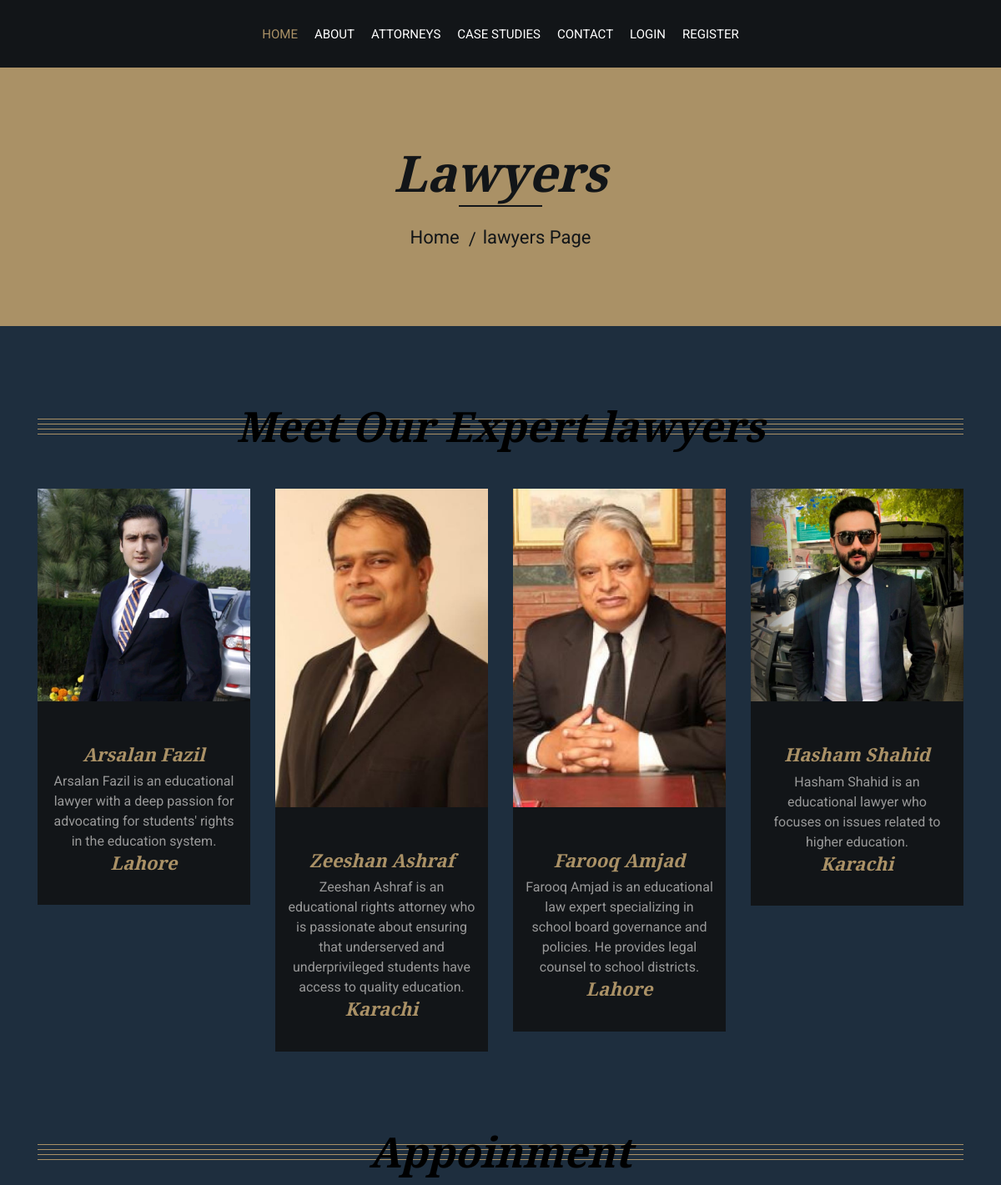
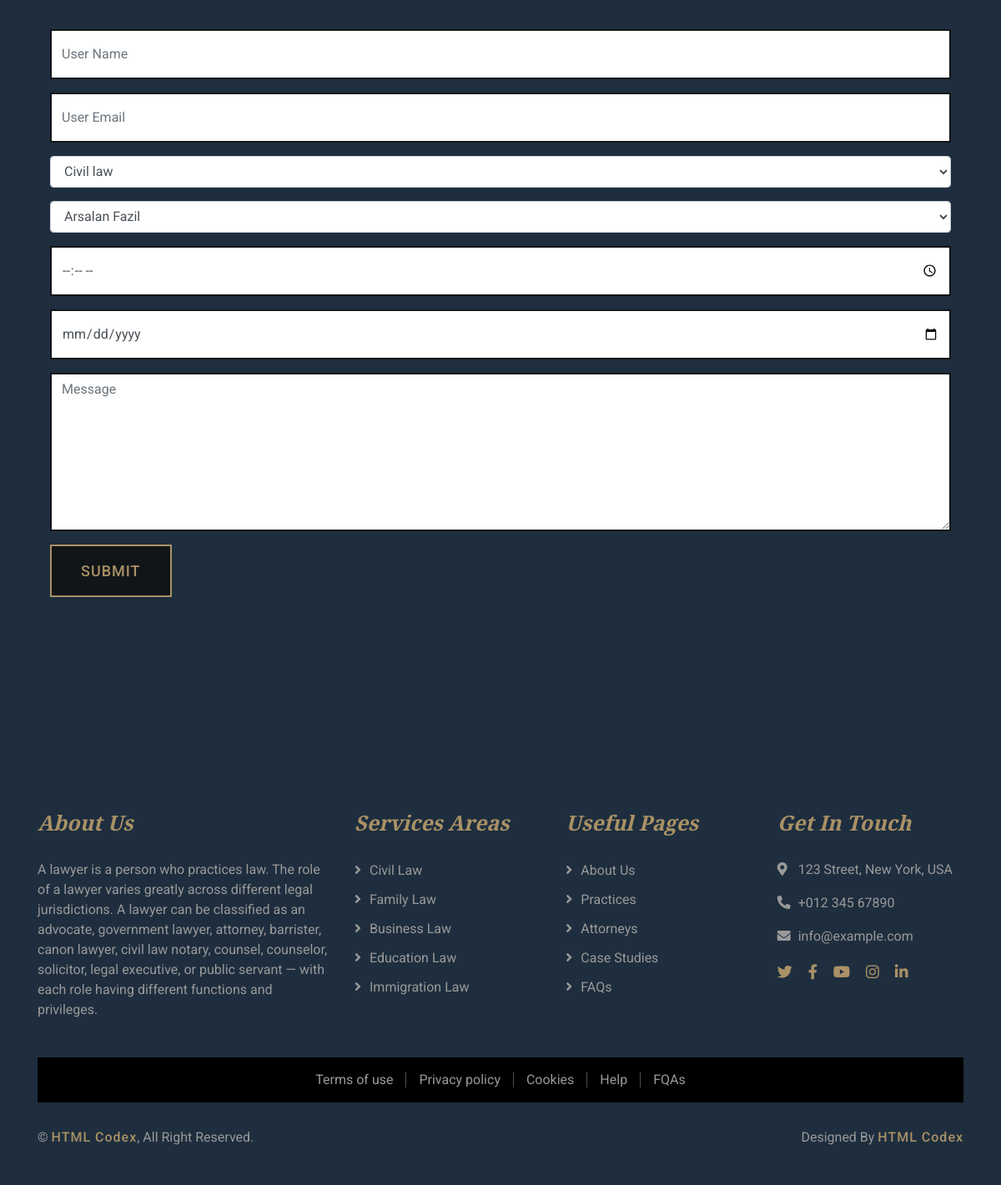
/single.php?type=education law, run on the app's committed database (2 pictures, top to bottom).
### tables this page shows
CREATE TABLE `lawyers` (
  `id` int(11) NOT NULL,
  `name` varchar(200) NOT NULL,
  `description` varchar(200) NOT NULL,
  `location` varchar(200) NOT NULL,
  `image` varchar(200) NOT NULL,
  `type` varchar(200) NOT NULL
);

### single.php (the view, shortened to what this page needs)
<?php require "hader/navbar.php" ?>
<?php require "connection/connection.php" ?>
<?php
$type =  $_GET['type'];
$relatedlawyer = "SELECT * FROM `lawyers` where type = :type";
$relatedprepare = $connection->prepare($relatedlawyer);
$relatedprepare->bindParam(':type',$type);
$relatedprepare->execute();
$fetchrelated = $relatedprepare->fetchAll(PDO::FETCH_ASSOC);
$relatedlawyer = "SELECT * FROM `law` ";
$relatedprepare = $connection->prepare($relatedlawyer);
$relatedprepare->execute();
$fetchlaw = $relatedprepare->fetchAll(PDO::FETCH_ASSOC);
?>
            <div class="page-header">
                <div class="container">
                    <div class="row">
                        <div class="col-12">
                            <h2>Lawyers</h2>
                        </div>
                        <div class="col-12">
                            <a href="index.php">Home</a>
                            <a href="">lawyers Page</a>
                        </div>
                    </div>
                </div>
            </div>
            <div class="team">
                <div class="container">
                    <div class="section-header">
                        <h2>Meet Our Expert lawyers</h2>
                    </div>
                    <div class="row">
    <?php foreach ($fetchrelated as $data) { ?>
        <div class="col-lg-3 col-md-6">
            <div class="team-item">
                <div class="team-img">
                    <img src="img/<?php echo $data['image']; ?>" alt="Team Image">
                </div>
                <div class="team-text">
                    <h2><?php echo $data['name']; ?></h2>
                    <p><?php echo $data['description']; ?></p>
                    <h2><?php echo $data['location']; ?></h2>
                </div>
            </div>
        </div>
    <?php } ?>
</div>
            </div>
            </div>
            <div class="contact">
                <div class="container">
                    <div class="section-header">
                        <h2>Appoinment</h2>
                    </div>
                    <div class="row">
                    <div class="col-lg-12">
                            <div class="contact-form">
                                <form action="<?php $_SERVER['PHP_SELF']  ?>" method = "post" >
                                    <div class="col-lg-12">
                                    <div class="form-group">
                                        <input type="text" class="form-control" placeholder="User Name" required="required" name = "username" />
                                    </div>
                                    </div>
                                    <div class="col-lg-12">
                                    <div class="form-group">
                                        <input type="text" class="form-control" placeholder="User Email" required="required" name = "useremail" />
                                    </div>
                                    </div>
                                    <div class="col-lg-12">
                                    <div class="form-group">
                                    <select class="form-control" name="case" id="">
                                    <?php
                                        foreach($fetchlaw as $data ){
                                        ?>
                                        <option value=""> <?php  echo $data['law_name'];  ?> </option>
                                        <?php
                                        }
                                        ?>
                                        </select>
                                         </div>
                                    </div>
                                    <div class="col-lg-12">
                                    <div class="form-group">
                                        <select class="form-control" name="lawyer" id="">
                                        <?php
                                        foreach($fetchrelated as $data ){
                                        ?>
                                        <option value=""> <?php  echo $data['name'];  ?> </option>
                                        <?php
                                        }
                                        ?>
                                        </select>
                                    </div>
                                    </div>
                                    <div class="col-lg-12">
                                    <div class="form-group">
                                        <input type="time" class="form-control" placeholder="time" required="required" name = "time" />
                                    </div>
                                    <div class="form-group">
                                        <input type="date" class="form-control" placeholder="date" required="required" name = "date" />
                                    </div>
                                    </div>
                                    <div class="col-lg-12">
                                    <div class="form-group">
                                        <textarea class="form-control" placeholder="Message" required="required" name = "message" ></textarea>
                                    </div>
                                    </div>
                                    <div class="col-lg-12">
                                        <button class="btn" type="submit" name = "submit" >Submit</button>
                                    </div>
                                </form>
                            </div>
                    </div>
                </div>
            </div>
 <?php require "hader/footer.php" ?>
        </div>
    </body>
</html>

### css/style.css (style rules this page uses)
body { color: #666666; background: #ffffff; font-family: 'Roboto', sans-serif; font-weight: 400; }
h1, h2, h3, h4, h5, h6 { font-family: 'EB Garamond', serif; font-weight: 600; font-style: italic; color: #1E2E3E; }
a { color: #454545; transition: .3s; }
.page-header { position: relative; margin-bottom: 45px; padding: 90px 0; text-align: center; background: #aa9166; }
.page-header h2 { position: relative; color: #121518; font-size: 60px; font-weight: 700; margin-bottom: 20px; padding-bottom: 5px; }
.page-header h2::after { position: absolute; content: ""; width: 100px; height: 2px; left: calc(50% - 50px); bottom: 0; background: #121518; }
.page-header a { position: relative; padding: 0 12px; font-size: 22px; color: #121518; }
.page-header a::after { position: absolute; content: "/"; width: 8px; height: 8px; top: -2px; right: -7px; text-align: center; color: #121518; }
.page-header a:last-child::after { display: none; }
.section-header { position: relative; width: 100%; text-align: center; margin-bottom: 45px; }
.section-header h2 { margin: 0; position: relative; font-size: 50px; font-weight: 700; white-space: nowrap; color:black; z-index: 1; }
.section-header h2::before { position: absolute; content: ""; width: 100%; height: 7px; left: 0; top: 21px; background: transparent; border-top: 1px solid #aa9166; border-bottom: 1px solid #aa9166; z-index: -1; }
.section-header h2::after { position: absolute; content: ""; width: 100%; height: 7px; left: 0; bottom: 20px; background: transparent; border-top: 1px solid #aa9166; border-bottom: 1px solid #aa9166; z-index: -1; }
.team { position: relative; width: 100%; padding: 45px 0 15px 0; }
.team .team-item { margin-bottom: 30px; }
.team .team-img { position: relative; }
.team .team-img img { width: 100%; }
.team .team-text { position: relative; padding: 50px 15px 30px 15px; text-align: center; background: #121518; }
.team .team-text h2 { font-size: 22px; font-weight: 600; color: #aa9166; }
.team .team-text p { margin: 0; color: #999999; }
.contact { position: relative; width: 100%; padding: 45px 0 15px 0; }
.contact .contact-form { position: relative; margin-bottom: 30px; }
.contact .contact-form input { height: 60px; border-radius: 0; border-width: 2px; border-color: #121518; }
.contact .contact-form textarea { height: 190px; border-radius: 0; border-width: 2px; border-color: #121518; }
.contact .contact-form .btn { padding: 16px 35px; font-size: 18px; font-weight: 500; letter-spacing: 1px; text-transform: uppercase; color: #aa9166; background: #121518; border: 2px solid #aa9166; border-radius: 0; transition: .3s; }

### data on the page
lawyers: image (picture), name "Arsalan Fazil", description "Arsalan Fazil is an educational lawyer with a deep passion for advocating for students' rights in the education system.", location "Lahore"
lawyers: image (picture), name "Zeeshan Ashraf", description "Zeeshan Ashraf is an educational rights attorney who is passionate about ensuring that underserved and underprivileged students have access to quality education.", location "Karachi"
lawyers: image (picture), name "Farooq Amjad", description "Farooq Amjad is an educational law expert specializing in school board governance and policies. He provides legal counsel to school districts.", location "Lahore"
lawyers: image (picture), name "Hasham Shahid", description "Hasham Shahid is an educational lawyer who focuses on issues related to higher education.", location "Karachi"

### other printed values
form field case "Civil law"
form field lawyer "Arsalan Fazil"
